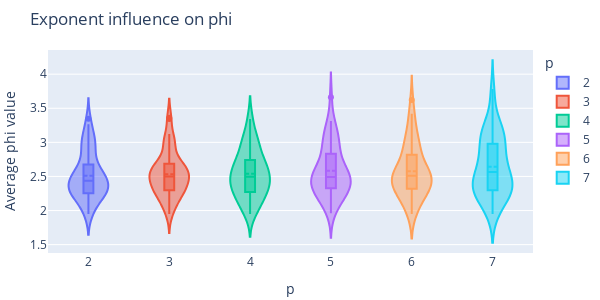

The notebook cell saved with this chart:
### Code cell
fig = go.Figure()


for i, p in enumerate(list_p):
    fig.add_trace(go.Violin(x=[p for _ in range(n_experiments)],
                            y=p_phi[i],
                            name=f"{p}",
                            box_visible=True,
                            meanline_visible=True))
fig.update_layout(
    title="Exponent influence on phi",
    margin={"t":50, "r":5, "l":5, "b":5},
    width=600,
    height=300,
    showlegend=True,
    legend_title_text="p"
    )
fig.update_yaxes(title="Average phi value")
fig.update_xaxes(title="p")

fig.show()

### Figure 1 — Plotly figure (JSON) as saved in the notebook; plotly's stock layout.template omitted (floating-point values rounded to 4 significant figures)
{"data": [{"box": {"visible": true}, "meanline": {"visible": true}, "name": "2", "type": "violin", "x": [2, 2, 2, 2, 2, 2, 2, 2, 2, 2, 2, 2, 2, 2, 2, 2, 2, 2, 2, 2, 2, 2, 2, 2, 2, 2, 2, 2, 2, 2, 2, 2, 2, 2, 2, 2, 2, 2, 2, 2, 2, 2, 2, 2, 2, 2, 2, 2, 2, 2], "y": [2.255, 2.823, 2.773, 2.452, 2.109, 2.348, 2.326, 2.196, 1.948, 2.534, 3.265, 2.495, 2.07, 2.443, 2.221, 2.52, 2.433, 2.545, 2.388, 2.96, 2.594, 2.849, 2.403, 2.326, 2.947, 3.006, 2.241, 3.345, 1.96, 2.252, 2.433, 2.284, 2.313, 2.238, 2.024, 3.089, 3.166, 2.522, 3.054, 2.317, 2.445, 2.676, 2.245, 2.651, 2.564, 2.297, 2.198, 2.99, 2.404, 2.641]}, {"box": {"visible": true}, "meanline": {"visible": true}, "name": "3", "type": "violin", "x": [3, 3, 3, 3, 3, 3, 3, 3, 3, 3, 3, 3, 3, 3, 3, 3, 3, 3, 3, 3, 3, 3, 3, 3, 3, 3, 3, 3, 3, 3, 3, 3, 3, 3, 3, 3, 3, 3, 3, 3, 3, 3, 3, 3, 3, 3, 3, 3, 3, 3], "y": [2.497, 2.46, 2.697, 2.724, 2.585, 2.348, 2.299, 2.27, 1.948, 3.025, 2.714, 3.121, 3.002, 2.443, 2.221, 2.049, 2.183, 2.545, 2.388, 3.342, 2.673, 2.327, 2.498, 2.569, 2.686, 3.006, 2.54, 2.968, 2.339, 2.252, 2.415, 2.057, 2.969, 2.211, 2.022, 2.244, 2.503, 2.522, 2.477, 2.771, 3.36, 2.628, 2.476, 2.647, 2.527, 2.297, 2.198, 2.625, 2.404, 2.624]}, {"box": {"visible": true}, "meanline": {"visible": true}, "name": "4", "type": "violin", "x": [4, 4, 4, 4, 4, 4, 4, 4, 4, 4, 4, 4, 4, 4, 4, 4, 4, 4, 4, 4, 4, 4, 4, 4, 4, 4, 4, 4, 4, 4, 4, 4, 4, 4, 4, 4, 4, 4, 4, 4, 4, 4, 4, 4, 4, 4, 4, 4, 4, 4], "y": [2.255, 2.015, 3.059, 2.452, 2.27, 2.974, 2.661, 2.196, 1.948, 2.533, 2.714, 2.495, 2.07, 2.443, 2.221, 2.049, 3.062, 2.545, 2.388, 3.342, 2.594, 2.325, 2.594, 2.701, 2.686, 3.006, 2.241, 2.831, 2.342, 2.728, 3.335, 2.057, 2.8, 2.497, 2.022, 3.116, 2.48, 2.98, 2.473, 2.399, 2.956, 2.334, 2.348, 2.647, 2.526, 2.743, 2.198, 2.743, 2.404, 2.236]}, {"box": {"visible": true}, "meanline": {"visible": true}, "name": "5", "type": "violin", "x": [5, 5, 5, 5, 5, 5, 5, 5, 5, 5, 5, 5, 5, 5, 5, 5, 5, 5, 5, 5, 5, 5, 5, 5, 5, 5, 5, 5, 5, 5, 5, 5, 5, 5, 5, 5, 5, 5, 5, 5, 5, 5, 5, 5, 5, 5, 5, 5, 5, 5], "y": [2.255, 2.871, 3.059, 2.699, 2.764, 2.349, 2.326, 2.196, 2.893, 3.025, 3.257, 2.495, 2.071, 2.443, 2.221, 2.548, 2.191, 2.545, 2.39, 2.459, 2.151, 3.663, 2.404, 2.569, 2.436, 3.033, 2.52, 2.831, 1.96, 2.252, 2.452, 2.326, 2.314, 2.211, 2.022, 3.312, 2.487, 2.597, 3.047, 2.483, 2.956, 2.625, 2.348, 2.647, 2.527, 2.779, 3.221, 3.172, 2.479, 2.236]}, {"box": {"visible": true}, "meanline": {"visible": true}, "name": "6", "type": "violin", "x": [6, 6, 6, 6, 6, 6, 6, 6, 6, 6, 6, 6, 6, 6, 6, 6, 6, 6, 6, 6, 6, 6, 6, 6, 6, 6, 6, 6, 6, 6, 6, 6, 6, 6, 6, 6, 6, 6, 6, 6, 6, 6, 6, 6, 6, 6, 6, 6, 6, 6], "y": [2.573, 2.871, 3.622, 2.452, 2.213, 2.817, 2.299, 2.196, 1.948, 2.536, 2.714, 2.495, 2.07, 2.443, 2.221, 2.397, 2.945, 2.407, 2.388, 2.947, 2.151, 2.327, 2.594, 2.569, 2.436, 3.033, 2.543, 3.246, 1.96, 2.58, 3.335, 2.32, 2.313, 2.211, 2.022, 3.05, 3.166, 2.663, 2.446, 2.906, 2.956, 2.625, 2.348, 2.653, 2.526, 2.297, 3.421, 2.433, 2.404, 2.681]}, {"box": {"visible": true}, "meanline": {"visible": true}, "name": "7", "type": "violin", "x": [7, 7, 7, 7, 7, 7, 7, 7, 7, 7, 7, 7, 7, 7, 7, 7, 7, 7, 7, 7, 7, 7, 7, 7, 7, 7, 7, 7, 7, 7, 7, 7, 7, 7, 7, 7, 7, 7, 7, 7, 7, 7, 7, 7, 7, 7, 7, 7, 7, 7], "y": [2.255, 2.871, 3.634, 2.699, 2.622, 2.349, 2.299, 2.213, 1.948, 3.025, 3.265, 3.167, 2.071, 2.443, 2.221, 2.397, 2.191, 2.486, 2.388, 2.959, 2.852, 2.327, 2.594, 3.783, 2.436, 2.029, 2.536, 2.831, 1.96, 2.48, 3.335, 2.284, 2.313, 2.238, 2.651, 3.05, 3.166, 2.98, 3.175, 2.906, 3.147, 2.625, 2.348, 2.654, 2.194, 2.297, 3.22, 2.743, 2.404, 3.085]}], "layout": {"height": 300, "legend": {"title": {"text": "p"}}, "margin": {"b": 5, "l": 5, "r": 5, "t": 50}, "showlegend": true, "title": {"text": "Exponent influence on phi"}, "width": 600, "xaxis": {"title": {"text": "p"}}, "yaxis": {"title": {"text": "Average phi value"}}}}
